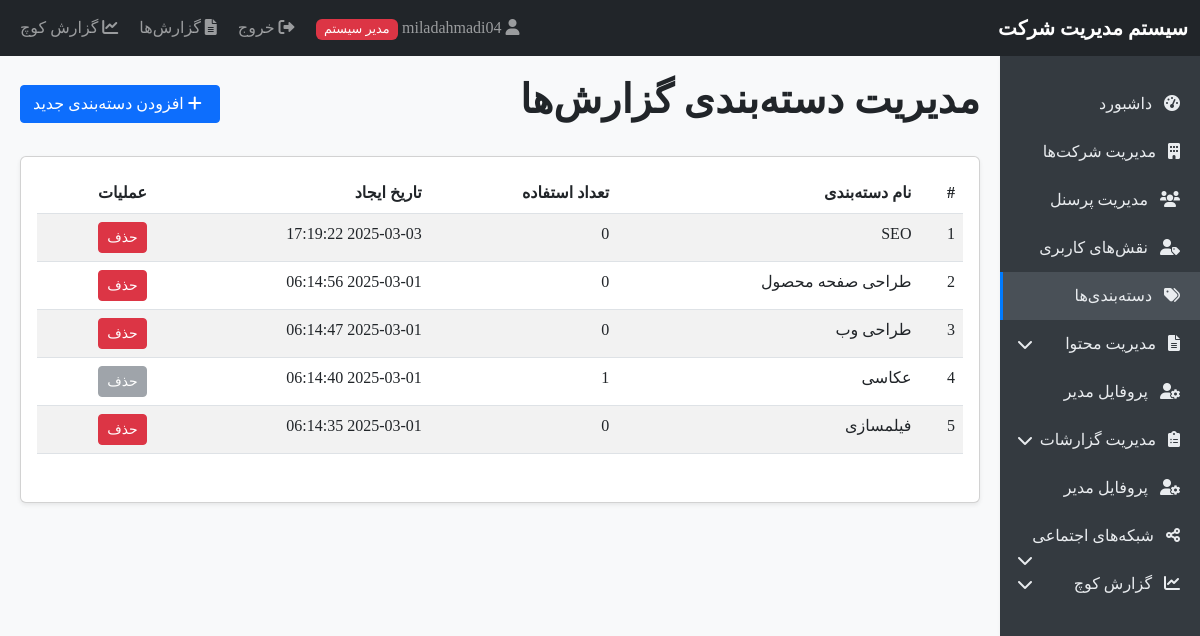
/categories.php (signed in), run on the app's committed database.
### tables this page shows
CREATE TABLE `categories` (
  `id` int(11) NOT NULL,
  `name` varchar(100) NOT NULL,
  `created_at` timestamp NOT NULL DEFAULT current_timestamp()
);

### categories.php (the view, shortened to what this page needs)
<?php
require_once 'database.php';
$stmt = $pdo->query("SELECT c.*,
                     (SELECT COUNT(*) FROM report_item_categories WHERE category_id = c.id) as usage_count
                     FROM categories c ORDER BY name");
$categories = $stmt->fetchAll();
include 'header.php';
?>
<div class="d-flex justify-content-between align-items-center mb-4">
    <h1>مدیریت دسته‌بندی گزارش‌ها</h1>
    <button type="button" class="btn btn-primary" data-bs-toggle="modal" data-bs-target="#addCategoryModal">
        <i class="fas fa-plus"></i> افزودن دسته‌بندی جدید
    </button>
</div>
<div class="card">
    <div class="card-body">
        <?php if (count($categories) > 0): ?>
            <div class="table-responsive">
                <table class="table table-striped">
                    <thead>
                        <tr>
                            <th>#</th>
                            <th>نام دسته‌بندی</th>
                            <th>تعداد استفاده</th>
                            <th>تاریخ ایجاد</th>
                            <th>عملیات</th>
                        </tr>
                    </thead>
                    <tbody>
                        <?php foreach ($categories as $index => $category): ?>
                            <tr>
                                <td><?php echo $index + 1; ?></td>
                                <td><?php echo $category['name']; ?></td>
                                <td><?php echo $category['usage_count']; ?></td>
                                <td><?php echo $category['created_at']; ?></td>
                                <td>
                                    <?php if ($category['usage_count'] == 0): ?>
                                        <a href="?delete=<?php echo $category['id']; ?>"
                                           class="btn btn-sm btn-danger"
                                           onclick="return confirm('آیا از حذف این دسته‌بندی اطمینان دارید؟')">
                                            حذف
                                        </a>
                                    <?php else: ?>
                                        <button class="btn btn-sm btn-secondary" disabled>حذف</button>
                                    <?php endif; ?>
                                </td>
                            </tr>
                        <?php endforeach; ?>
                    </tbody>
                </table>
            </div>
        <?php else: ?>
            <p class="text-center">هیچ دسته‌بندی یافت نشد.</p>
        <?php endif; ?>
    </div>
</div>
<?php include 'footer.php'; ?>

### header.php (style rules this page uses)
body { font-family: Tahoma, Arial, sans-serif; background-color: #f8f9fa; }
.card { box-shadow: 0 0.125rem 0.25rem rgba(0, 0, 0, 0.075); margin-bottom: 1.5rem; }
.btn { border-radius: 0.25rem; }
.btn-sm { padding: 0.25rem 0.5rem; font-size: 0.875rem; }
.fas, .fab { margin-right: 5px; }
.table-responsive { margin-bottom: 1rem; }

### data on the page
categories: name "SEO", usage_count "0", created_at "2025-03-03 17:19:22"
categories: name "طراحی صفحه محصول", usage_count "0", created_at "2025-03-01 06:14:56"
categories: name "طراحی وب", usage_count "0", created_at "2025-03-01 06:14:47"
categories: name "عکاسی", usage_count "1", created_at "2025-03-01 06:14:40", shows "حذف"
categories: name "فیلمسازی", usage_count "0", created_at "2025-03-01 06:14:35"

### other printed values
$_SESSION['username'] "miladahmadi04"
